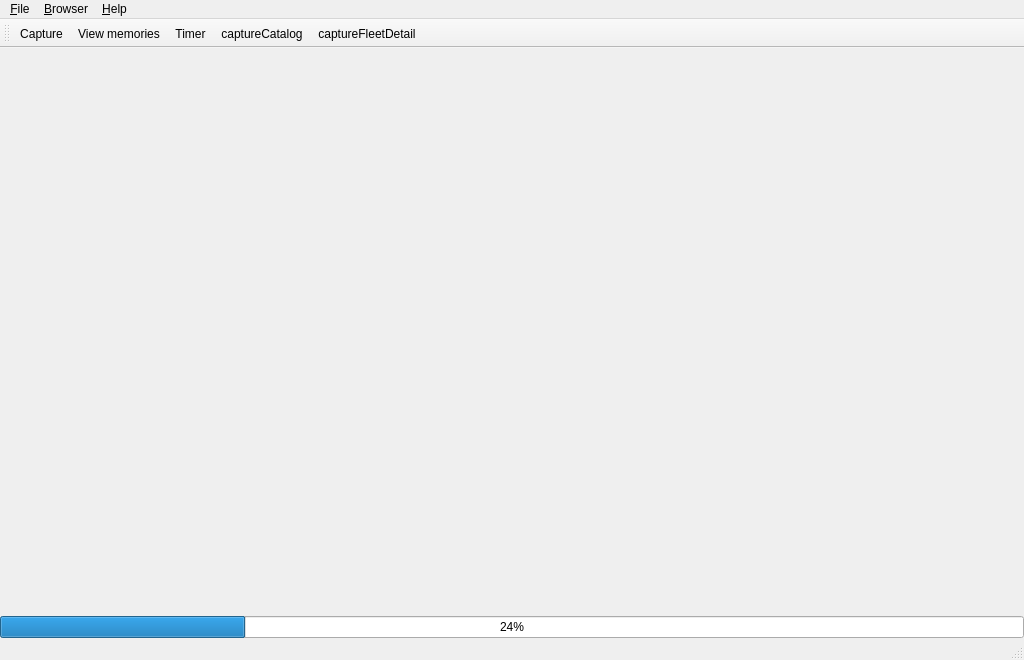
<?xml version="1.0" encoding="UTF-8"?>
<ui version="4.0">
 <class>MainWindow</class>
 <widget class="QMainWindow" name="MainWindow">
  <property name="geometry">
   <rect>
    <x>0</x>
    <y>0</y>
    <width>1024</width>
    <height>660</height>
   </rect>
  </property>
  <property name="minimumSize">
   <size>
    <width>1024</width>
    <height>660</height>
   </size>
  </property>
  <property name="windowTitle">
   <string>Kan Memo -KanMusu Memory-</string>
  </property>
  <property name="windowIcon">
   <iconset resource="KanmusuMemory.qrc">
    <normaloff>:/resources/KanmusuMemory32.png</normaloff>:/resources/KanmusuMemory32.png</iconset>
  </property>
  <widget class="QWidget" name="centralWidget">
   <layout class="QVBoxLayout" name="verticalLayout">
    <property name="spacing">
     <number>0</number>
    </property>
    <property name="leftMargin">
     <number>0</number>
    </property>
    <property name="topMargin">
     <number>0</number>
    </property>
    <property name="rightMargin">
     <number>0</number>
    </property>
    <property name="bottomMargin">
     <number>0</number>
    </property>
    <item>
     <widget class="WebView" name="webView" native="true"/>
    </item>
    <item>
     <widget class="QProgressBar" name="progressBar">
      <property name="value">
       <number>24</number>
      </property>
     </widget>
    </item>
   </layout>
  </widget>
  <widget class="QMenuBar" name="menuBar">
   <property name="geometry">
    <rect>
     <x>0</x>
     <y>0</y>
     <width>1024</width>
     <height>21</height>
    </rect>
   </property>
   <widget class="QMenu" name="file">
    <property name="title">
     <string>&amp;File</string>
    </property>
    <addaction name="capture"/>
    <addaction name="actionCaptureAndEdit"/>
    <addaction name="viewMemory"/>
    <addaction name="captureCatalog"/>
    <addaction name="captureFleetDetail"/>
    <addaction name="separator"/>
    <addaction name="notificationTimer"/>
    <addaction name="separator"/>
    <addaction name="preferences"/>
    <addaction name="separator"/>
    <addaction name="exit"/>
   </widget>
   <widget class="QMenu" name="browser">
    <property name="title">
     <string>&amp;Browser</string>
    </property>
    <addaction name="reload"/>
    <addaction name="actionReturn_to_Kan_Colle"/>
    <addaction name="separator"/>
    <addaction name="actionFullScreen"/>
   </widget>
   <widget class="QMenu" name="help">
    <property name="title">
     <string>&amp;Help</string>
    </property>
    <addaction name="about"/>
   </widget>
   <addaction name="file"/>
   <addaction name="browser"/>
   <addaction name="help"/>
  </widget>
  <widget class="QStatusBar" name="statusBar"/>
  <widget class="QToolBar" name="toolBar">
   <property name="windowTitle">
    <string>toolBar</string>
   </property>
   <attribute name="toolBarArea">
    <enum>TopToolBarArea</enum>
   </attribute>
   <attribute name="toolBarBreak">
    <bool>false</bool>
   </attribute>
   <addaction name="capture"/>
   <addaction name="viewMemory"/>
   <addaction name="notificationTimer"/>
   <addaction name="captureCatalog"/>
   <addaction name="captureFleetDetail"/>
  </widget>
  <action name="exit">
   <property name="text">
    <string>&amp;Exit</string>
   </property>
   <property name="shortcut">
    <string>Ctrl+Q</string>
   </property>
   <property name="menuRole">
    <enum>QAction::QuitRole</enum>
   </property>
  </action>
  <action name="capture">
   <property name="text">
    <string>Capture</string>
   </property>
   <property name="toolTip">
    <string>Capture(F5)</string>
   </property>
   <property name="shortcut">
    <string>F5</string>
   </property>
  </action>
  <action name="reload">
   <property name="text">
    <string>&amp;Reload</string>
   </property>
  </action>
  <action name="adjust">
   <property name="text">
    <string>&amp;Adjust KanColle position</string>
   </property>
   <property name="shortcut">
    <string>Ctrl+F</string>
   </property>
  </action>
  <action name="viewMemory">
   <property name="enabled">
    <bool>true</bool>
   </property>
   <property name="text">
    <string>&amp;View memories</string>
   </property>
   <property name="toolTip">
    <string>View memories(F6)</string>
   </property>
   <property name="shortcut">
    <string>F6</string>
   </property>
  </action>
  <action name="preferences">
   <property name="text">
    <string>&amp;Preferences ...</string>
   </property>
   <property name="menuRole">
    <enum>QAction::PreferencesRole</enum>
   </property>
  </action>
  <action name="about">
   <property name="text">
    <string>&amp;About</string>
   </property>
   <property name="menuRole">
    <enum>QAction::AboutRole</enum>
   </property>
  </action>
  <action name="notificationTimer">
   <property name="text">
    <string>&amp;Timer</string>
   </property>
   <property name="toolTip">
    <string>Timer(F7)</string>
   </property>
   <property name="shortcut">
    <string>F7</string>
   </property>
  </action>
  <action name="captureCatalog">
   <property name="text">
    <string>captureCatalog</string>
   </property>
   <property name="toolTip">
    <string>captureCatalog</string>
   </property>
  </action>
  <action name="captureFleetDetail">
   <property name="text">
    <string>captureFleetDetail</string>
   </property>
   <property name="toolTip">
    <string>captureFleetDetail</string>
   </property>
  </action>
  <action name="actionReturn_to_Kan_Colle">
   <property name="text">
    <string>Return to Kan Colle</string>
   </property>
  </action>
  <action name="actionFullScreen">
   <property name="text">
    <string>&amp;Full screen</string>
   </property>
   <property name="toolTip">
    <string>Full screen(Ctrl+Enter)</string>
   </property>
   <property name="shortcut">
    <string>Ctrl+Return</string>
   </property>
  </action>
  <action name="actionCaptureAndEdit">
   <property name="text">
    <string>Capture and Edit</string>
   </property>
   <property name="shortcut">
    <string>Ctrl+F5</string>
   </property>
  </action>
 </widget>
 <layoutdefault spacing="6" margin="11"/>
 <customwidgets>
  <customwidget>
   <class>WebView</class>
   <extends>QWidget</extends>
   <header>webview.h</header>
   <container>1</container>
  </customwidget>
 </customwidgets>
 <resources>
  <include location="KanmusuMemory.qrc"/>
 </resources>
 <connections/>
</ui>
